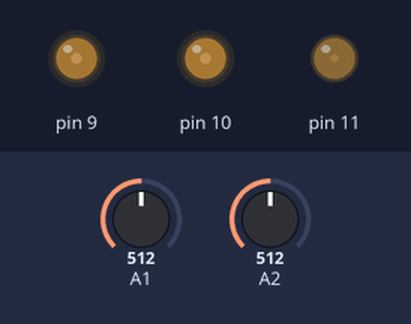
The sketch below on a simulated Arduino Uno, built with avr-gcc and run on an emulated ATmega328P. On the bench: output pins drawn as LEDs (lit = HIGH). The inputs (shaded band) are chosen by the test bench; at power-on: A1 = 512, A2 = 512.

Above: at 1.2 s.
1.3 s: A1 set to 716
At 1.7 s:
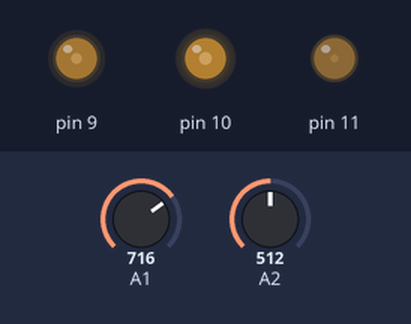
2.8 s: A2 set to 0
At 4.0 s:
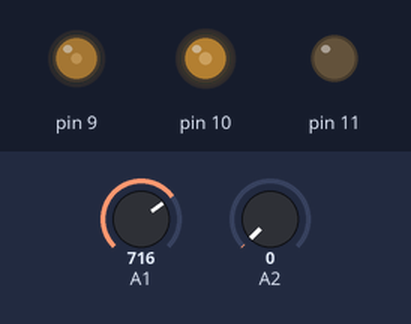
4.3 s: A1 set to 511
At 5.2 s:
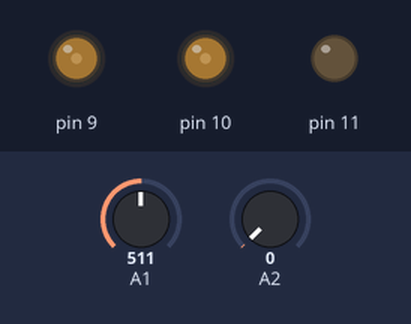
5.8 s: A1 set to 0
At 6.3 s:
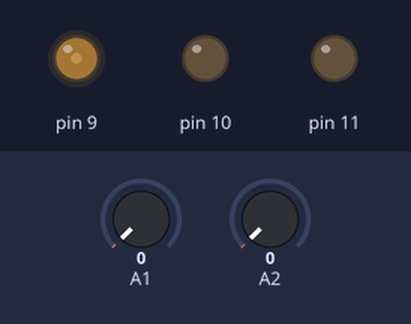
7.3 s: A2 set to 29
8.8 s: A2 set to 34
At 9.8 s:
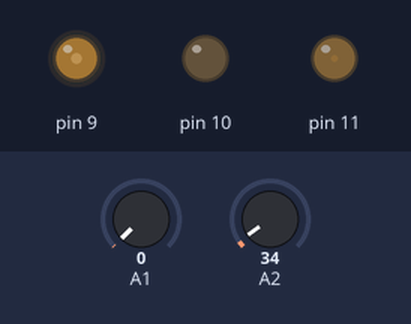
Timing chart, 0 to 11.3 s (numbered marks = the images above; inputs shaded):
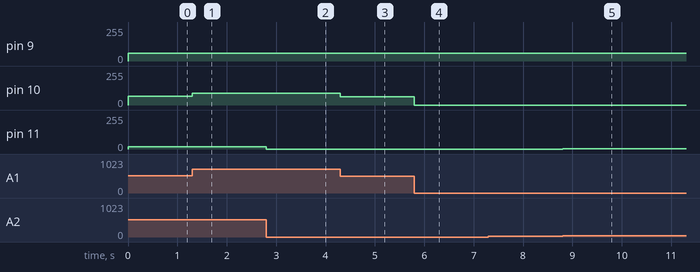

Measured:
- after the input at 1.3 s, pin 10: 64/255 → 89/255 at once
- after the input at 2.8 s, pin 11: 16/255 → 0/255 at once
- after the input at 4.3 s, pin 10: 89/255 → 63/255 at once
- after the input at 5.8 s, pin 10: 63/255 → 0/255 at once
- after the input at 7.3 s, every drawn part: stays the same
- after the input at 8.8 s, pin 11: 0/255 → 1/255 at once

The sketch:

rgbmixer.ino
```cpp
void setup()
{
  pinMode(9,OUTPUT);
  pinMode(10,OUTPUT);
  pinMode(11,OUTPUT);
}

void loop()
{
  analogWrite(9,60);
  analogWrite(10,analogRead(A1)/8);
  analogWrite(11,analogRead(A2)/32);
}
```
